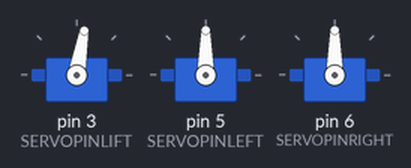
Simulated run of this sketch. Board: Arduino Uno, built with avr-gcc and run on an emulated ATmega328P. On the bench: 3 × servo.

Above: at 1.05 s.
At 7.05 s:
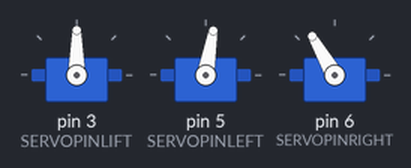
At 13.0 s:
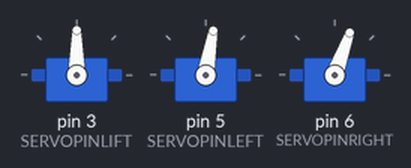
Timing chart, 0 to 16.6 s (numbered marks = the images above):
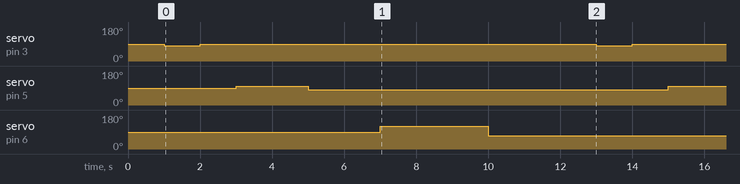

Measured:
- by itself, servo on pin 3 (SERVOPINLIFT): alternates 90° for 11.0 s and 80° for 1.0 s
- by itself, servo on pin 5 (SERVOPINLEFT): alternates 100° for 2.0 s and 80° for 10.0 s
- by itself, servo on pin 6 (SERVOPINRIGHT): alternates 120° for 3.0 s and 70° for 9.0 s

The sketch:

servos.ino
```cpp
/*
    Just a servos example for Galileo Gen2
 */

#define SERVOLEFTNULL 2250
#define SERVORIGHTNULL 920

#define SERVOPINLIFT  3
#define SERVOPINLEFT  5
#define SERVOPINRIGHT 6


#include <Servo.h>


int servoLift = 1500;

Servo servo1;  //
Servo servo2;  //
Servo servo3;  //

int last_min = 0;

void setup()
{
  pinMode(SERVOPINLIFT, OUTPUT);
  pinMode(SERVOPINLEFT, OUTPUT);
  pinMode(SERVOPINRIGHT, OUTPUT);
  servo1.attach(SERVOPINLIFT);  //  lifting servo
  servo2.attach(SERVOPINLEFT);  //  left servo
  servo3.attach(SERVOPINRIGHT);  //  right servo
  delay(1000);

}


void loop()
{
    servo1.write(80);
    delay(1000);
    servo1.write(90);
    delay(1000);
    servo2.write(100);
    delay(2000);
    servo2.write(80);
    delay(2000);
    servo3.write(120);
    delay(3000);
    servo3.write(70);
    delay(3000);
}
```
